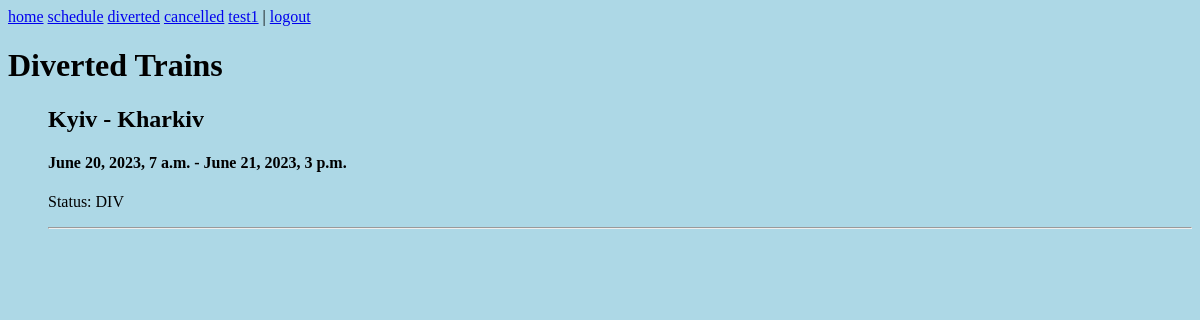
The page /diverted/ (signed in) on the database its author committed.
### railway/models.py (models this page shows, shortened)
class Trains(models.Model):
    number = models.IntegerField("TrainNumber")
    status = models.CharField('StatusOfTrain', max_length=9, choices=(('NORM', 'normal'), ('CANCELLED', 'cancelled'), ('DIV', 'diverted')), default='normal')
    from_city = models.CharField(max_length=255, verbose_name= 'from')
    to_city = models.CharField(max_length=255, verbose_name= 'to')
    departure_date = models.DateTimeField(verbose_name= 'departure_date')
    arrival_date = models.DateTimeField(verbose_name= 'arrival_date')
    slug = models.SlugField(max_length=255, unique=False, db_index = True, verbose_name="URL")

### railway/views.py (the view)
# urls.py: path('diverted/', Diverted.as_view(), name = "diverted"),
class Diverted(ListView):
    model = Trains #Select all records from the table and try to display them as a list
    template_name = 'railway/diverted.html' #The path to the required html file
    context_object_name = 'trains' #Put list records from the table in trains
    def get_context_data(self, *, object_list=None, **kwargs):  #Passing static and dynamic data
        context = super().get_context_data(**kwargs)
        context['title'] = 'Diverted Trains'
        context['menu'] = menu
        return context
    def get_queryset(self): #Return list with elemts that meets the filter criteria
        return Trains.objects.filter(status = 'DIV')

### railway/templates/railway/diverted.html
{% extends 'railway/base.html' %}
{%block content%}
<h1>{{title}}</h1>
<ul>
    {%for t in trains%}
    <h2>{{ t.from_city }} - {{ t.to_city }}</h2>
    <h4>{{ t.departure_date }} - {{ t.arrival_date }}</h4>
    <p>Status: {{t.status}}</p>
    <hr>
    {%endfor%}
</ul>
{%endblock content%}

### railway/templates/railway/base.html (shortened to what this page needs)
{% load static %}
<!DOCTYPE html>
<html lang="en">
<head>
    <link rel="stylesheet" href="{% static 'railway/css/styles.css' %}">
</head>
<body>
    {% block mainmenu %}
        {%for m in menu%}
            <a href = "{% url m %}">{{m}}</a>
        {%endfor%}
        {% if request.user.is_authenticated %}
            <div class="dropdown">
                <a href = "{% url 'account' %}" class="dropbtn">{{user.username}}</a>
            </div>
            | <a href = "{% url 'logout' %}">logout</a>
        {% else %}
            <a href="{% url 'register' %}">register</a> <a href="{% url 'login' %}">login</a>
        {% endif %}
    {% endblock mainmenu %}
    {%block content%}
    {%endblock content%}
</body>
</html>

### railway/static/railway/css/styles.css (style rules this page uses)
body { background-color: lightblue; }
.dropdown { position: relative; display: inline-block; }

### rows shown on the page
Trains: from_city "Kyiv", to_city "Kharkiv", departure_date "June 20, 2023, 7 a.m.", arrival_date "June 21, 2023, 3 p.m.", status "DIV"

### other values the page prints
{{ m }} "home" "schedule" "diverted" "cancelled"
{{ user.username }} "test1"
{{ title }} "Diverted Trains"
